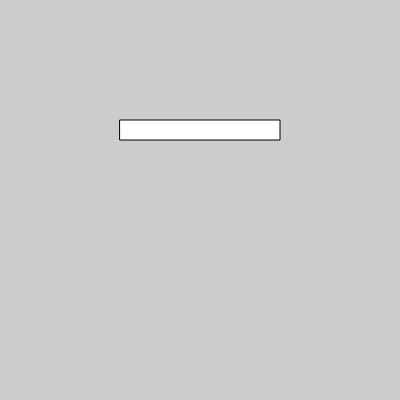
Frame 1 (no input)
Frame 60 (no input): identical to frame 1, image omitted
Frame 120 (the mouse pressed at the canvas centre since frame 60): blank canvas, image omitted

The p5.js sketch that drew this single still picture (run headless with seeded random() and noise() and a simulated clock; from frame 60 on, the mouse is pressed at the canvas centre):

// p5.js sketch
// ── sketch.js
/*
  Workshop: 
  "Learning Mathematics Through Programming 
  and Interactive Graphics with p5.js"
  by Juan Carlos Ponce Campuzano
  
  Meinjin Delta Brisbane, Australia, November 23-28, 2025
  Part II: Rotation Example
*/

function setup() {
  createCanvas(400, 400);
  
}
 
function draw() {
  background(204);
  
  rotate(mouseX/100);
  rect(120, 120, 160, 20)
 
}
